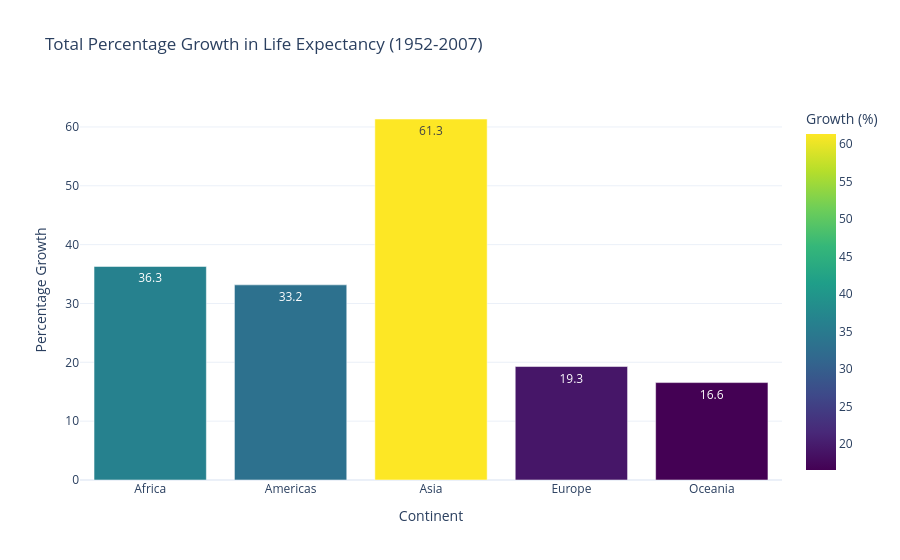

Here is the notebook cell this chart was saved with:
### Markdown cell above
**Visualizing Growth Velocity (Interactive)** <p>
Using the results from the Pivot Table in Section 4, and visualize exactly how much each region grew.

### Code cell
# Data from Section 4 Pivot Table
# Note: Ensure 'regional_progress' is defined from previous cells or recreate it here for safety
regional_progress_viz = regional_progress.reset_index()

# Chart 5: Interactive Bar Chart of Growth
fig_4 = px.bar(regional_progress_viz, 
             x='continent', 
             y='growth_pct',
             color='growth_pct',
             text_auto='.1f',
             title='Total Percentage Growth in Life Expectancy (1952-2007)',
             labels={'growth_pct': 'Growth (%)', 'continent': 'Region'},
             color_continuous_scale='Viridis',
             template="plotly_white")

fig_4.update_layout(xaxis_title="Continent", yaxis_title="Percentage Growth")
fig_4.show()
fig_4.write_html("Total Percentage Growth in Life Expectancy (1952-2007)_plot.html", include_plotlyjs=True, full_html=True)

### Figure 1 — Plotly figure (JSON) as saved in the notebook; plotly's stock layout.template omitted (floating-point values rounded to 4 significant figures)
{"data": [{"hovertemplate": "Region=%{x}<br>Growth (%)=%{marker.color}<extra></extra>", "legendgroup": "", "marker": {"color": [36.29, 33.16, 61.35, 19.28, 16.55], "coloraxis": "coloraxis", "pattern": {"shape": ""}}, "name": "", "orientation": "v", "showlegend": false, "textposition": "auto", "texttemplate": "%{y:.1f}", "type": "bar", "x": ["Africa", "Americas", "Asia", "Europe", "Oceania"], "xaxis": "x", "y": [36.29, 33.16, 61.35, 19.28, 16.55], "yaxis": "y"}], "layout": {"barmode": "relative", "coloraxis": {"colorbar": {"title": {"text": "Growth (%)"}}, "colorscale": [[0, "#440154"], [0.1111, "#482878"], [0.2222, "#3e4989"], [0.3333, "#31688e"], [0.4444, "#26828e"], [0.5556, "#1f9e89"], [0.6667, "#35b779"], [0.7778, "#6ece58"], [0.8889, "#b5de2b"], [1, "#fde725"]]}, "legend": {"tracegroupgap": 0}, "title": {"text": "Total Percentage Growth in Life Expectancy (1952-2007)"}, "xaxis": {"anchor": "y", "domain": [0, 1], "title": {"text": "Continent"}}, "yaxis": {"anchor": "x", "domain": [0, 1], "title": {"text": "Percentage Growth"}}}}
